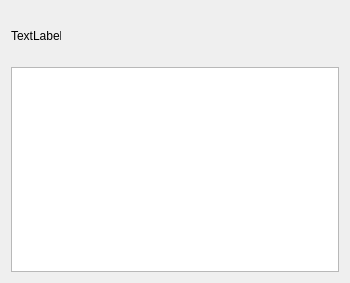
<?xml version="1.0" encoding="UTF-8"?>
<ui version="4.0">
 <class>MsgListBox</class>
 <widget class="QWidget" name="MsgListBox">
  <property name="geometry">
   <rect>
    <x>0</x>
    <y>0</y>
    <width>350</width>
    <height>283</height>
   </rect>
  </property>
  <property name="minimumSize">
   <size>
    <width>350</width>
    <height>0</height>
   </size>
  </property>
  <property name="maximumSize">
   <size>
    <width>350</width>
    <height>16777215</height>
   </size>
  </property>
  <property name="windowTitle">
   <string>MsgListBox</string>
  </property>
  <layout class="QVBoxLayout" name="verticalLayout">
   <item>
    <widget class="QLabel" name="label">
     <property name="minimumSize">
      <size>
       <width>50</width>
       <height>50</height>
      </size>
     </property>
     <property name="maximumSize">
      <size>
       <width>50</width>
       <height>50</height>
      </size>
     </property>
     <property name="text">
      <string>TextLabel</string>
     </property>
    </widget>
   </item>
   <item>
    <widget class="QListWidget" name="listWidget"/>
   </item>
  </layout>
 </widget>
 <layoutdefault spacing="6" margin="11"/>
 <resources/>
 <connections/>
</ui>
